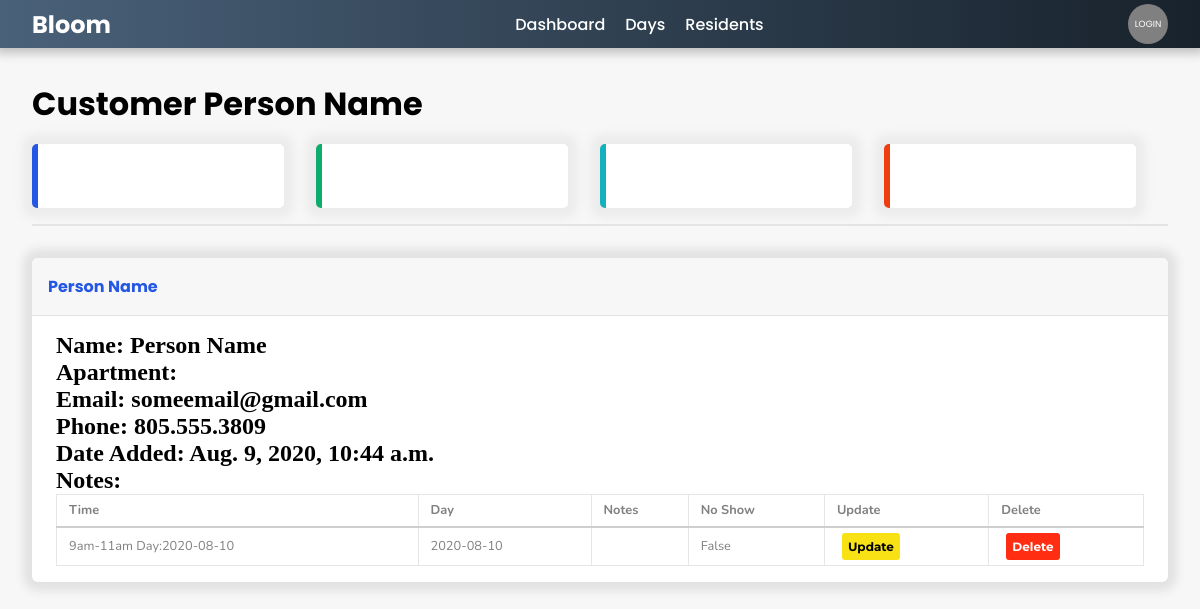
Page /resident/3/ on the earlier database version.
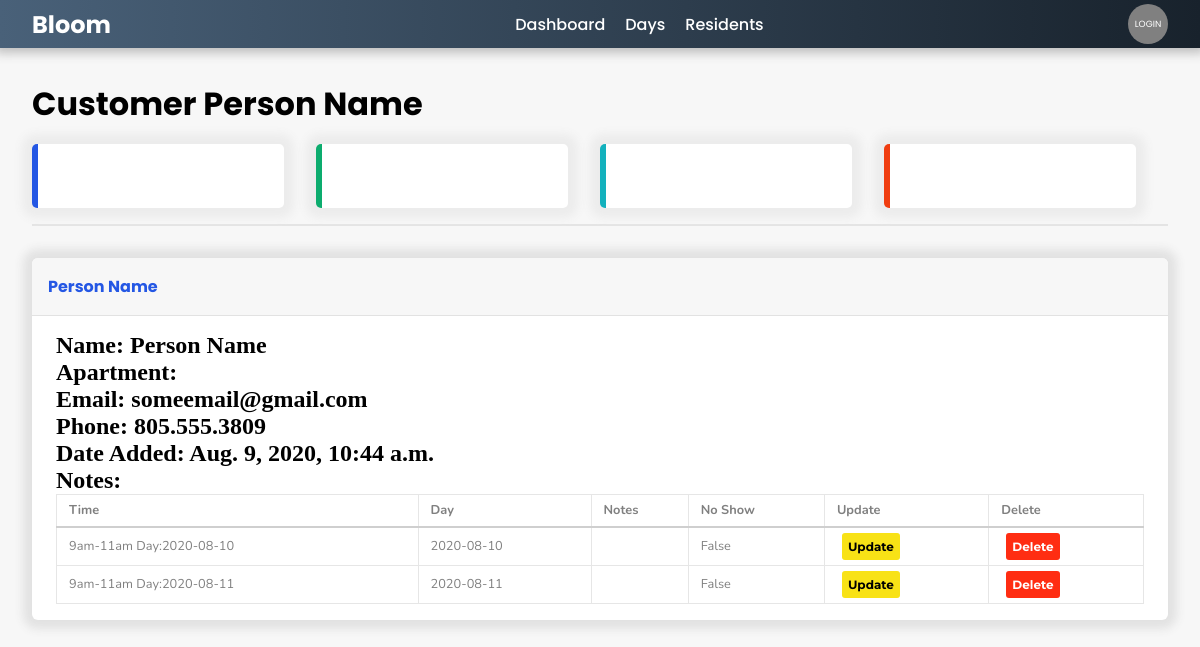
Same page on the later database version.
### reservations/models.py (models this page shows, shortened)
class Reservation(models.Model):
    customer = models.ForeignKey(Customer, related_name="reservation_set", null=True, on_delete= models.CASCADE)
    timeslot = models.ForeignKey(TimeSlot, related_name="reservation_set", null=True, on_delete=models.CASCADE)
    no_show = models.BooleanField(default=False)
    date_created = models.DateTimeField(auto_now_add=True, null=True)
    notes = models.TextField(max_length=2000, null=True, blank=True)
    party_members = models.ManyToManyField(Customer, related_name="party_members", blank=True)

class TimeSlot(models.Model):
    TIMESLOTS = (
        ('9am-11am','9am-11am'),
        ('12pm-2pm','12pm-2pm'),
        ('3pm-5pm','3pm-5pm'),
    )
    time_slot = models.CharField(max_length=10, null=True, choices=TIMESLOTS, default="Choose a time window")
    day = models.ForeignKey(Day, related_name="timeslot_set", null=True, on_delete= models.CASCADE)
    capacity = models.IntegerField(blank=True, default=13, editable=False)
    notes = models.TextField(max_length=2000, null=True, blank=True)
    def __str__(self):
        return "{} Day:{}".format(self.time_slot, self.day.__str__()[0:10])

class Day(models.Model):
    today = date.today()
    tomorrow = today + timedelta(days=1)
    day = models.DateField(default=tomorrow, blank=False)
    date_created = models.DateField(default=today, blank=False)
    notes = models.TextField(max_length=2000, null=True, blank=True)
    def __str__(self):
        return "{}".format(self.day)

### reservations/views.py (the view)
# urls.py: path('resident/<str:pk>/', customer, name='resident'),
def customer(request, pk):
    resident = Customer.objects.get(id=pk)
    reservations = resident.reservation_set.all()
    page_title = "Customer " + resident.name
    context = {
        "page_title": page_title,
        'resident': resident,
        'reservations': reservations
    }
    template_name = 'customer/customer_info.html'
    return render(request, template_name, context)

### reservations/templates/customer/customer_info.html (shortened to what this page needs)
{% extends "base.html" %}
{% load static %}
{% block extra_head %}
<link rel="stylesheet" type="text/css" href="{% static 'css/customer/customer.css' %}">
{% endblock %}
{% block content %}
<div class="section">
</div>
<div class="card">
        <header>
            <h2>{{resident.name}}</h2>
        </header>
        <div class="body">
            <div class="info-container">
                <h2>Name: {{resident.name}}</h2>
                <h2>Apartment: {{resident.apt_number}}</h2>
                <h2>Email: {{resident.email}}</h2>
                <h2>Phone: {{resident.phone}}</h2>
                <h2>Date Added: {{resident.date_created}}</h2>
                <h2>Notes: {{resident.notes}}</h2>
            </div>
            <table class="table-slot">
                <tr>
                    <th id="name">Time</th>
                    <th>Day</th>
                    <th>Notes</th>
                    <th>No Show</th>
                    <th>Update</th>
                    <th>Delete</th>
                </tr>
                {% for reservation in reservations %}
                <tr class="data">
                    <td>{{reservation.timeslot}}</td>
                    <td>{{reservation.timeslot.day}}</td>
                    <td>{{reservation.notes}}</td>
                    <td>{{reservation.no_show}}</td>
                    <td><button class='btn btn-info'>Update</button></td>
                    <td><button class='btn btn-danger'>Delete</button></td>
                </tr>
                {% endfor %}
            </table>
        </div>
</div>
{% endblock %}

Differences in the rows shown:
added Reservation: timeslot "9am-11am Day:2020-08-11", timeslot.day "2020-08-11", no_show "False"
